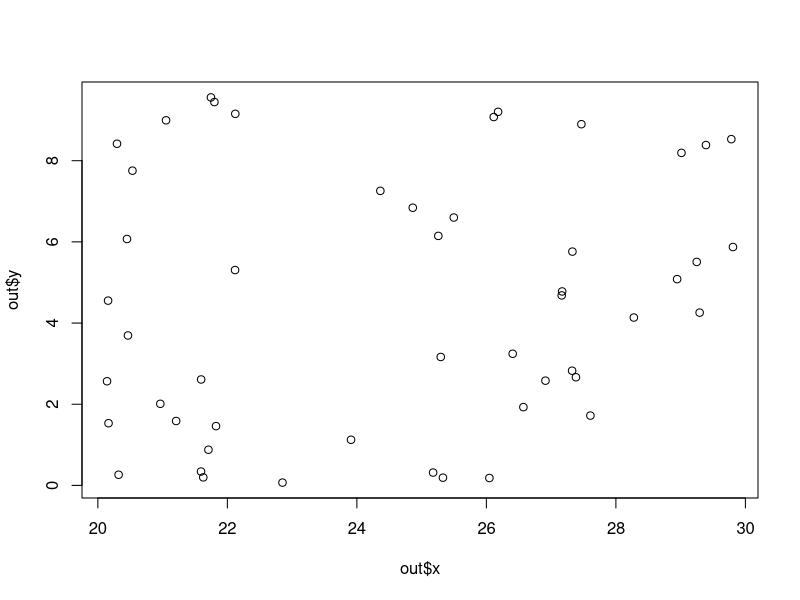
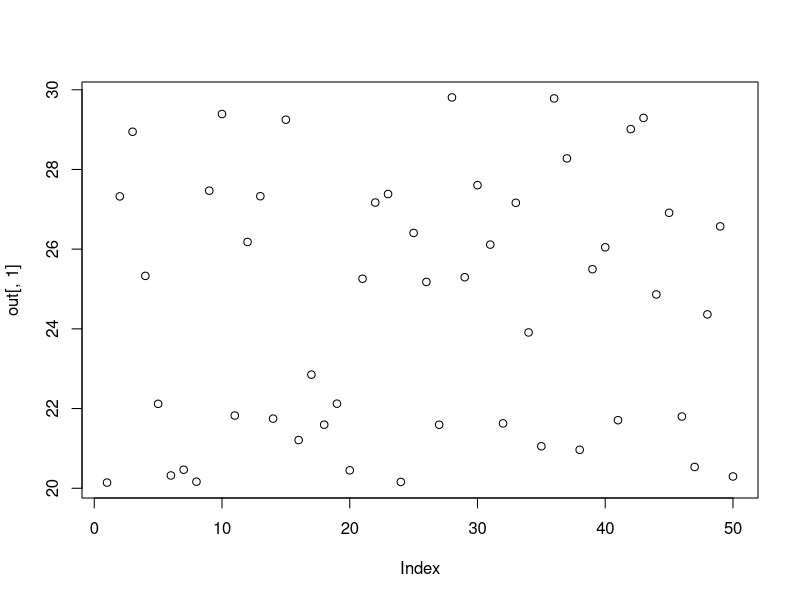

These charts were generated, in order, by the following R code:
## ---- chunk 1
2+4+7 # Sum
4-5   # Subtraction
2*3   # Multiplication
1/2   # Division

# Order of operation
1/2*3+4-5
1/2*(3+4-5)
1/(2*(3+4-5))
1/(2*3+4-5) 
# Notice how output changes with the placement of operators

# Other operators:
2^3
log(10)
sqrt(4)
pi

# Clear the Environment
rm(list=ls()) # rm is for remove,ls is short for list. The empty parenthesis i.e. () signifies all content. 
## ---- chunk 2
# The "is equal to" or "assignment operator in R is "<-" or "=" 

# Generate sample data. Remember "c" comes from for "concatenate". 
data<-c(1,4,2,3,9)    # Try data = c(1,4,2,3,9). Is there any difference in data in both cases?

# rbind combines data by rows, and hence "r"bind
# cbind combines data by columns, and hence "c"bind

# Checking the properties of a dataset. Note: the na.rm argument ignores NA values in the dataset.
data=rbind(1,4,2,3,9) 
dim(data)           # [5,1]: 5 rows, 1 column
data[2,1]           # Show the value in row 2, column 1
data[c(2:5),1]      # Show a range of values in column 1
mean(data, na.rm=T) # Mean
max(data)           # Maximum
min(data)           # Minimum
sd(data)            # Standard deviation
var(data)           # Variance

summary(data) 
str(data)        # Prints structure of data
head(data)       # Returns the 1st 6 items in the object
head(data, 2)    # Print first 2
tail(data, 2)    # Print last 2

# Do the same, but with "c()" instead of "rbind"
data=c(1,4,2,3,9) 
dim(data)        # Note: dim is NULL
length(data)     # Length of a dataset is the number of variables (columns)

data[2]          # This should give you 4 

# Other operators work in the same way
mean(data)       # Mean
max(data)        # Maximum
min(data)        # Minimum
sd(data)         # Standard deviation
var(data)        # Variance

# Text data
data=c("LSU","SPESS","AgCenter","Tigers") 
data             # View
data[1]

# Mixed data
data=c(1,"LSU",10,"AgCenter") # All data is treated as text if one value is text
data[3]                       # Note how output is in quotes i.e. "10"

## ---- chunk 3
# Lets make a random matrix
test_mat = matrix( c(2, 4, 3, 1, 5, 7), # The data elements 
  nrow=2,         # Number of rows 
  ncol=3,         # Number of columns 
  byrow = TRUE)   # Fill matrix by rows 

test_mat = matrix( c(2, 4, 3, 1, 5, 7),nrow=2,ncol=3,byrow = TRUE) # Same result 
test_mat


test_mat[,2]      # Display all rows, and second column
test_mat[2,]      # Display second row, all columns

# Types of datasets
out = as.matrix(test_mat)
out               # This is a matrix
out = as.array(test_mat)
out               # This is also a matrix
out = as.vector(test_mat)
out               # This is just a vector

# Data frame and list
data1=runif(50,20,30) # Create 50 random numbers between 20 and 30  
data2=runif(50,0,10)  # Create 50 random numbers between 0 and 10  

# Lists
out = list()        # Create and empty list
out[[1]] = data1    # Notice the brackets "[[ ]]" instead of "[ ]"
out[[2]] = data2
out[[1]]          # Contains data1 at this location

# Data frame
out=data.frame(x=data1, y=data2)

# Let's see how it looks!
plot(out$x, out$y)
plot(out[,1])
